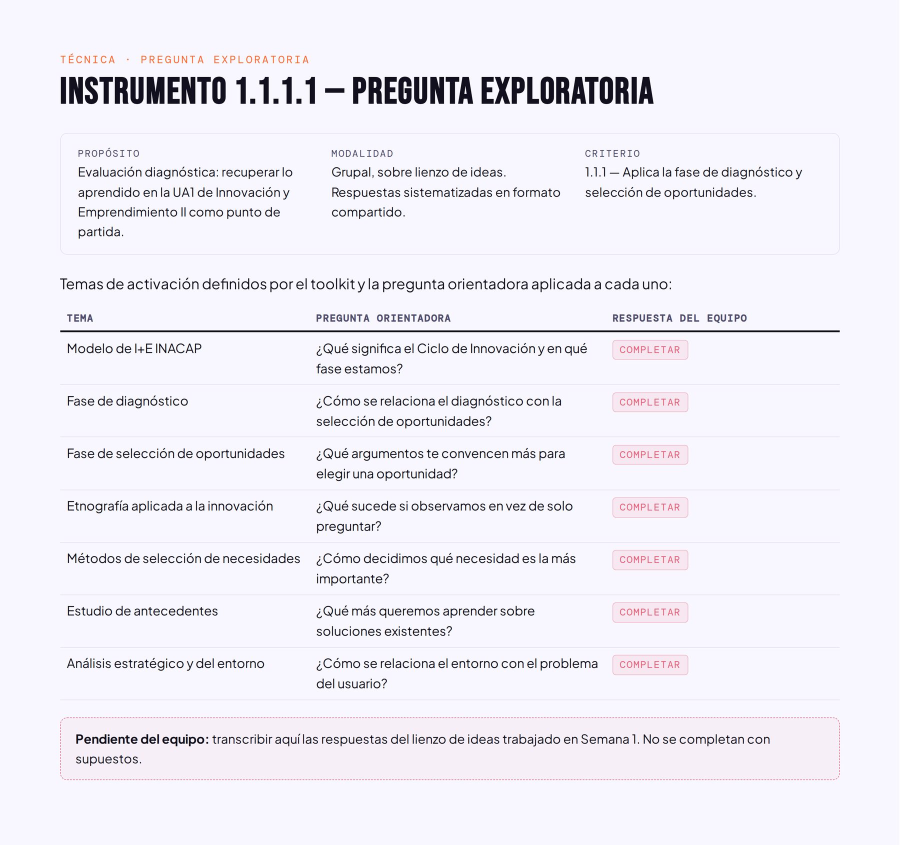
#> input picture unidad-4/tablero_toolkit/img/u1_01.jpg, 1800 x 1689 px (shown at 1/2 size); its folder holds 4 pictures in this run
$ python armar_tablero.py
#> lines starting #> are read from the running program, lines starting #| are printed output that depends on the picture
# Arma el tablero (tipo Whiteboard) con el recuento del toolkit FGIE03 U1–U4 alrededor del proyecto Copiloto Kine.
# Genera un JSON por elemento en ./elementos/ y la lista de lotes (≤ 50 escrituras) en ./lotes.json.
# Uso: python3 armar_tablero.py
import json
import os
from PIL import Image

HERE = os.path.dirname(os.path.abspath(__file__))
IMG = os.path.join(HERE, 'img')
OUT = os.path.join(HERE, 'elementos')
BLOB = {  # imagen local → id del asset subido al tablero
    'u1_01': '28d6084d8afb0a090cd350008c77c19f', 'u1_02': '7ad9ff8a249bcd172d4f96b0fff47886', 'u1_03': 'd6bc11e64eaf666d12b9aaf76ac56dbf',
    'u1_04': '50adb3531e2eea1f7f6b7ea891a37361', 'u1_05': '38c2fcb6c81458f307ce30ea97c4fee0', 'u1_06': '008cda733583654c137cf995ea8cc3cf',
    'u1_07': 'bd1a3441e007d278cf6a36bd0aa9885f', 'u1_08': '5840732dac0d1c3163cf0ba718432bfc', 'u1_09': '5d91675992a722d19d97e5900c98eca7',
    'u1_10': 'c722ef50d429b484f3eeda928b3bb31b', 'u1_11': '276205fe5e85d2411103de687d53c680', 'u1_12': 'ce8ab28d3263333709d05e8a28d81a90',
    'u1_13': '833715b363b1e0cf16b9f7b078970215', 'u1_14': 'fceb612ef5d3b667acca0c239012ec67', 'u1_15': '28a69ee309e045157a69645610283051',
    'u1_16': '5771909f53371f20e1346558b665d87d', 'u1_17': 'd33c242fb8b84c984e4ddcd9997b0714',
    'u2_43': '8acf707c828e15fb1b870e635387d658', 'u2_44': 'abb6d3661efe1b5446428de589cd47aa', 'u2_45': '0d929756ad3534d02e9b71bf03e751b3',
    'u2_46': 'a14fca2b95aefb08eedb20f1619d0dcc', 'u2_47': '665c3f82a8215d344dec3e1e8dde71cc', 'u2_48': '5ca7df4b57f9ec1d389a95a436a29042',
    'u2_49': '7bd3b9239fc1cc5d003cd2ca27eee26e', 'u2_50': 'ecd5a0b50dd51fe16ac55c6a0364cb31', 'u2_51': 'bafab70180dbaac33e52b89ce645bd4f',
    'u2_fichas': 'fb85dc1bedd38df8e38db23f3ddc8adc',
    'u3_00': '8c8842ce98656fa3e1303af47d4ec905', 'u3_01': 'c3b491032aa3c33af1d7da5f6c067e90', 'u3_02': '69d1d7653e374d534048ae15d42d1c6b',
    'u3_03': '7fa3af29692d5c459661e017ae872842', 'u3_04': '544e19d0df04ceb74c39b3a3090eb9ff', 'u3_05': '3e38cfcbb239a77eea3aa9d3dc609705',
    'u3_06': 'b5f30c2519659fc347640ddfce9cf104', 'u3_07': '3eeb108821faa705322bb115cc41451f', 'u3_08': 'b9eac95324c2f54739372ad82c78f41e',
    'u3_09': 'b813e846e376a972db50c64466373052', 'u3_10': 'ffcbef549d056cd062e12658c8df8939',
    'u4_form': 'afc442d82734777337ad430b0c85cc45', 'u4_guion': '34e87e13916139ec3e907e4c955ddc1a', 'u4_lean': '5c1f92f1be72aee76019a21ff3953693',
    'u4_pitch': '6936eff33fba0e4c08a44adba73ad69e', 'hub_app': 'd00a66ae8de6924bf48ca3c9234fbc27',
}
URL_PRO = 'https://copiloto-kine.vercel.app/profesional/'
URL_CLI = 'https://copiloto-kine.vercel.app/cliente/'

U1 = [('u1_01', '1.1.1.1 · Pregunta exploratoria (diagnóstica)'), ('u1_02', 'Guion de sondeo y card sorting'),
      ('u1_03', '1.1.2.1 A · Preparación entrevista a usuaria'), ('u1_04', '1.1.2.1 B · Pauta entrevista a Josselyn'),
      ('u1_05', '1.1.2.2 A · Preparación de la observación'), ('u1_06', '1.1.2.2 B · Pauta AEIOU'),
      ('u1_07', '1.1.2.3 A · Preparación entrevista a expertos'), ('u1_08', '1.1.2.3 B · Experta par: Catalina'),
      ('u1_09', '1.1.2.3 B · Experto financiero'), ('u1_10', '1.1.3.1 · Matriz PESTAL'),
      ('u1_11', '1.1.4.1 · Vaciado de hallazgos'), ('u1_12', '1.1.4.2 · Categorización de insights'),
      ('u1_13', '1.1.4.3 · Mapa de priorización'), ('u1_14', '1.1.5.1 A · Fichas de antecedentes'),
      ('u1_15', '1.1.5.1 B · Matriz de antecedentes'), ('u1_16', 'Redefinición del desafío'),
      ('u1_17', '1.1.6 · Oportunidades y trabajo futuro')]
U2 = [('u2_fichas', '2.1.2.1 A · Fichas de 10 referentes', 2), ('u2_43', '2.1.2.1 B · Matriz de referentes (1/2)'), ('u2_44', '2.1.2.1 B · Matriz de referentes (2/2)'),
      ('u2_45', '2.1.3.1 · Perfil de usuaria y requerimientos'), ('u2_46', '2.1.3.2 · Mapa de categorías'), ('u2_47', '2.1.3.3 · Mapa de jerarquías'),
      ('u2_48', '2.1.4.1 · Canvas brainstorming (60 ideas)'), ('u2_49', '2.1.4.2 · Mapa de clasificación de ideas'),
      ('u2_50', '2.1.4.3 · Panel de metáforas y atributos'), ('u2_51', '2.1.4.4 · Propuesta de valor y métricas claves')]
U3 = [('sqa', '3.1.1.1 · Tabla SQA (diagnóstica)'), ('u3_00', '3.1.2.1 · Storyboard con propuesta de valor (v1)'), ('u3_01', '3.1.2.3 · Ficha de testeo · ciclo 1 (uso y estética)'),
      ('u3_02', '3.1.2.4 · Matriz CDM · ciclo 1'), ('u3_03', '3.1.3.2 · Storyboard iterado (v2)'), ('u3_04', '3.1.3.4 · Ficha de testeo · ciclo 2 (técnico)'),
      ('u3_05', '3.1.2.4 · Matriz CDM · ciclo 2'), ('u3_06', '3.1.2.3 · Ficha de testeo · ciclo 3 (clienta y Sercotec)'), ('u3_07', '3.1.2.4 · Matriz CDM · ciclo 3'),
      ('u3_08', '3.1.3.2 · Storyboard iterado (v3)'), ('u3_09', '3.1.3.4 · Ficha de testeo · ciclo 4 (usuarias)'), ('u3_10', '3.1.4.1 · Matriz PESTAL profundizada')]
QQQ = [('Qué veo', ['Un prototipo v3 validado en 4 ciclos', 'Costos, precio y canales definidos', 'Interés de la clienta y de Sercotec']),
       ('Qué no veo', ['Cuántas kinesiólogas pagarían de verdad', 'La integración real con AgendaPro', 'Quién mantiene la app después del curso']),
       ('Qué infiero', ['Un piloto gratis es la mejor prueba de precio', 'El pitch debe partir por el dolor de Josselyn', 'Sercotec es canal de difusión y financiamiento'])]

E = {}   # id → elemento
N = [0]


def nid():
    N[0] += 1
    return f'e{N[0]}'


def add(el):
    i = nid(); E[i] = el
    return i


def size(name, w):
#> called with name = 'u1_01', w = 210
    im = Image.open(os.path.join(IMG, name + ('.png' if name == 'hub_app' else '.jpg')))
#> im is the input picture: PIL image 1800x1689 RGB; mean R, G, B 239.4, 237.4, 245.3
    return w, round(w * im.height / im.width)


def flow(items, x0, y0, maxw, gap=24, cap=46):
    """items: (w, h, draw(x, y)) → coloca en filas; devuelve (ancho, alto) usados."""
    x, y, rowh, used = x0, y0, 0, 0
    for w, h, draw in items:
        if x > x0 and x + w > x0 + maxw:
            x = x0; y += rowh + gap; rowh = 0
        draw(x, y)
        x += w + gap; rowh = max(rowh, h + cap); used = max(used, x - gap - x0)
    return used, y + rowh - y0


def img_item(name, caption, w):
    w, h = size(name, w)
#> w = 210; h = 197

    def draw(x, y):
        add({'type': 'image', 'x': x, 'y': y, 'w': w, 'h': h, 'src': f'/_blob/{BLOB[name]}'})
        add({'type': 'text', 'x': x, 'y': y + h + 8, 'text': caption, 'size': 'small', 'wrap': w})
    return (w, h, draw)


def section_items(unit):
    if unit == 1:
        return [img_item(n, c, 210) for n, c in U1]
#> call 2 of size, with name = 'u1_02', w = 210
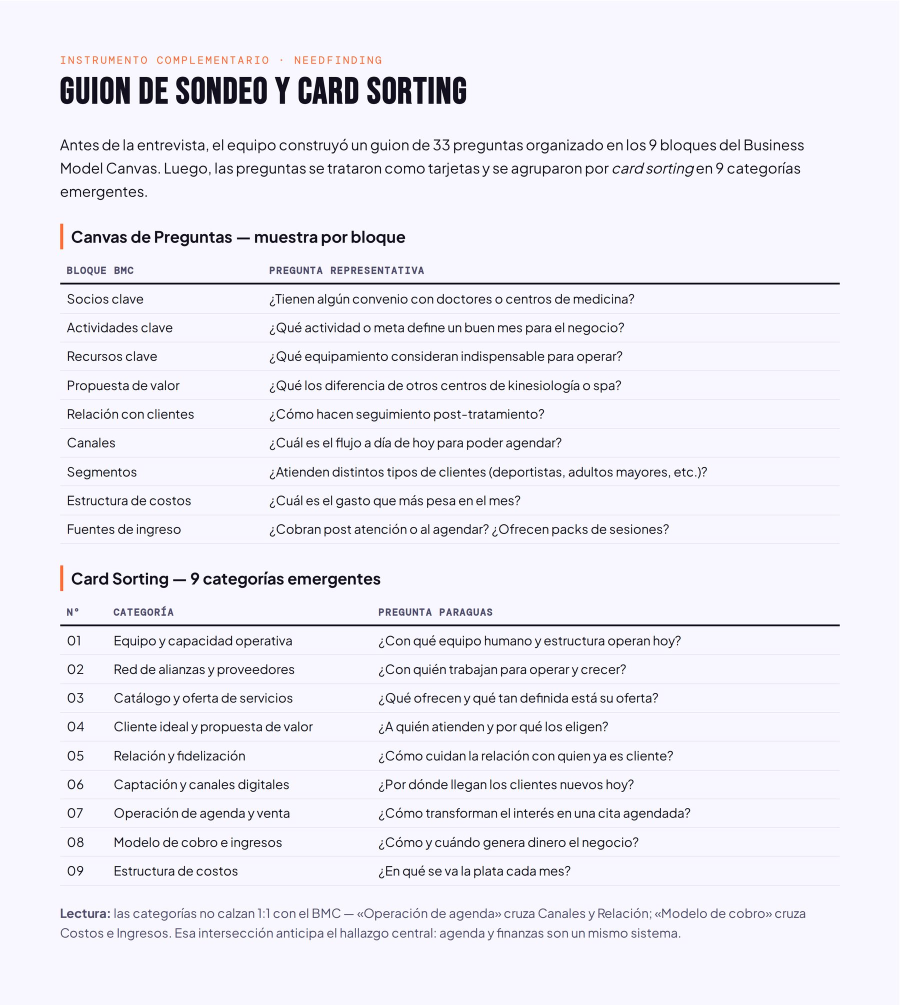
#> input picture unidad-4/tablero_toolkit/img/u1_02.jpg, 1800 x 2010 px (shown at 1/2 size)
#> in size, im is the input picture: PIL image 1800x2010 RGB; mean R, G, B 237.8, 236.6, 244.5
#> call 3 of size, with name = 'u1_03', w = 210
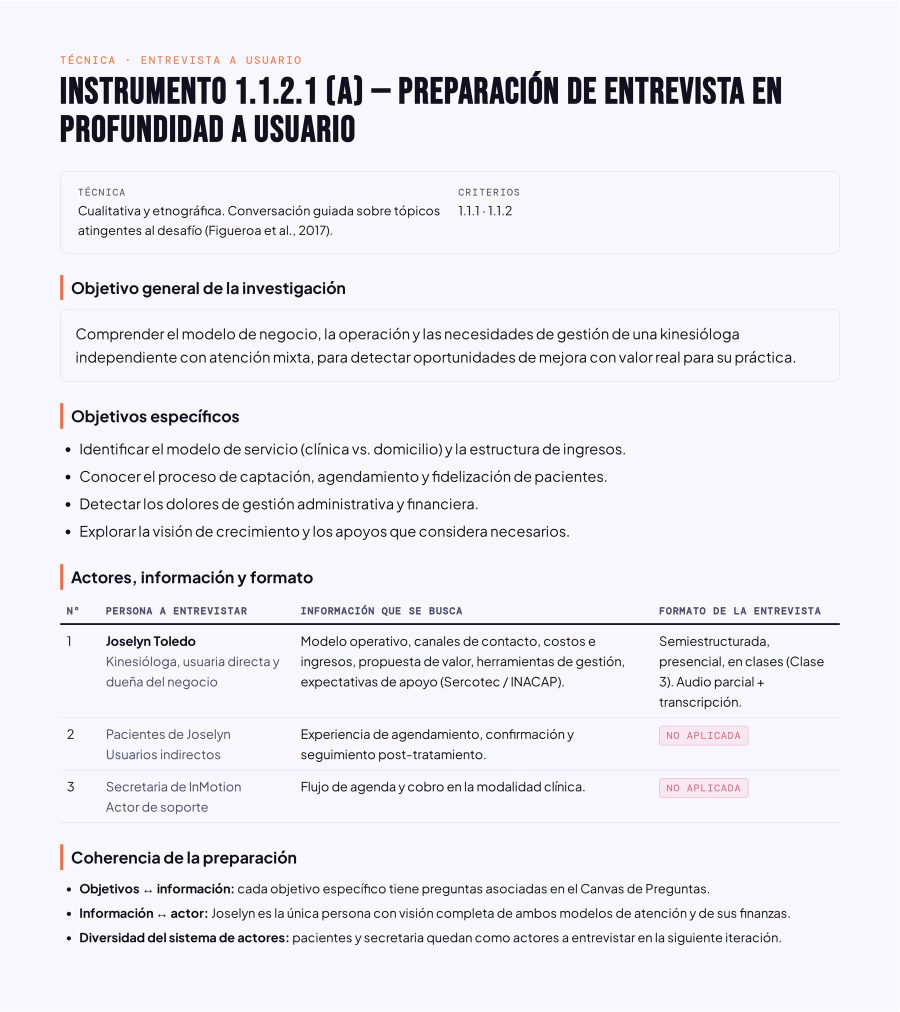
#> input picture unidad-4/tablero_toolkit/img/u1_03.jpg, 1800 x 2024 px (shown at 1/2 size)
#> in size, im is the input picture: PIL image 1800x2024 RGB; mean R, G, B 236.6, 235.3, 243.2
    if unit == 2:
        return [img_item(t[0], t[1], 684 if len(t) > 2 else 330) for t in U2]
    if unit == 3:
        out = []
        for n, c in U3:
            if n == 'sqa':
                def draw(x, y, c=c):
                    add({'type': 'table', 'x': x, 'y': y, 'size': 'small',
                         'cols': {'c1': {'at': 1, 'w': 70}, 'c2': {'at': 2, 'w': 260}},
                         'rows': {'r1': {'at': 1, 'c1': 'SQA', 'c2': 'Diagnóstico de la UA3'},
                                  'r2': {'at': 2, 'c1': 'Sé', 'c2': 'Prototipar en Figma y HTML'},
                                  'r3': {'at': 3, 'c1': 'Quiero', 'c2': 'Testear sin datos reales'},
                                  'r4': {'at': 4, 'c1': 'Aprendí', 'c2': 'Medir tareas, no opiniones'}}})
                    add({'type': 'text', 'x': x, 'y': y + 186, 'text': c, 'size': 'small', 'wrap': 330})
                out.append((330, 178, draw))
            else:
                out.append(img_item(n, c, 330 if n != 'u3_10' else 160))
        return out
    # unidad 4
    out = []

    def qqq(x, y):
        add({'type': 'text', 'x': x, 'y': y, 'text': '4.1.1.1 · Qué veo, qué no veo, qué infiero (diagnóstica)', 'size': 'body'})
        for k, (t, items) in enumerate(QQQ):
            cx = x + k * 228
            add({'type': 'text', 'x': cx, 'y': y + 36, 'text': f'**{t}**', 'size': 'body'})
            for j, it in enumerate(items):
                add({'type': 'shape', 'kind': 'rounded', 'x': cx, 'y': y + 70 + j * 104, 'w': 212, 'h': 92, 'color': 'white', 'stroke': 'ink', 'size': 'small', 'text': it})
    out.append((680, 380, qqq))
    out.append(img_item('u4_lean', '4.1.2.1 · Lean Canvas', 680))
    out.append(img_item('u4_guion', '4.1.3.2 · Guion del pitch', 520))
    out.append(img_item('u4_form', '4.1.3.1 · Formulario de postulación a fondo', 240))
    out.append(img_item('u4_pitch', 'Presentación del pitch (entregable final)', 560))
    return out


TITLES = {1: 'U1 · Diagnóstico y selección de oportunidades', 2: 'U2 · Ideación de propuestas',
          3: 'U3 · Prototipado y testeo', 4: 'U4 · Propuesta de valor y difusión'}
COLORS = {1: 'blue', 2: 'purple', 3: 'green', 4: 'peach'}
PAD, MAXW = 24, 1400


def build():
    # medir cada sección en un origen de prueba para conocer su alto
    dims = {}
    for u in (1, 2, 3, 4):
        saved = dict(E); n0 = N[0]
        dims[u] = flow(section_items(u), 0, 0, MAXW)
        E.clear(); E.update(saved); N[0] = n0
    W = MAXW + 2 * PAD
    top_h = max(dims[1][1], dims[2][1]) + 2 * PAD
    bot_h = max(dims[3][1], dims[4][1]) + 2 * PAD
    gap_x, band = 60, 260
    pos = {1: (-W - gap_x, -band - top_h, top_h), 2: (gap_x, -band - top_h, top_h), 3: (gap_x, band, bot_h), 4: (-W - gap_x, band, bot_h)}
    # título
    add({'type': 'text', 'x': -W - gap_x, 'y': -band - top_h - 210, 'text': 'Toolkit Copiloto Kine', 'size': 'title'})
    add({'type': 'text', 'x': -W - gap_x, 'y': -band - top_h - 140, 'text': 'Cuatro unidades del Ciclo de Innovación INACAP, un mismo proyecto', 'size': 'large'})
    sec = {}
    for u in (1, 2, 3, 4):
        x, y, h = pos[u]
        sec[u] = add({'type': 'container', 'x': x, 'y': y, 'w': W, 'h': h, 'text': TITLES[u], 'color': COLORS[u]})
        flow(section_items(u), x + PAD, y + PAD, MAXW)
    # centro: el proyecto
    hub_w, hub_h = 1100, 400
    hx, hy = -hub_w // 2, -hub_h // 2
    hub = add({'type': 'shape', 'kind': 'rounded', 'x': hx, 'y': hy, 'w': hub_w, 'h': hub_h, 'color': 'white', 'stroke': 'terracotta', 'text': ''})
    pw, ph = size('hub_app', 170)
    add({'type': 'image', 'x': hx + 30, 'y': hy + (hub_h - ph) // 2, 'w': pw, 'h': ph, 'src': f'/_blob/{BLOB["hub_app"]}'})
    tx = hx + 30 + pw + 36
    add({'type': 'text', 'x': tx, 'y': hy + 28, 'text': 'Copiloto Kine', 'size': 'large', 'color': 'terracotta'})
    add({'type': 'text', 'x': tx, 'y': hy + 76, 'wrap': hub_w - (tx - hx) - 30, 'size': 'body',
         'text': ('**Sabe cuánto ganas y qué te conviene, sin anotar nada de noche.**\n'
                  'App web que convierte cada atención de una kinesióloga independiente en ganancia real y por hora, contando el tiempo de viaje.\n'
                  'Caso: Josselyn Toledo, kinesióloga de San Fernando (InMotion, domicilios, piscina y gimnasio).\n'
                  'Equipo: Francisco Ahumada, Claudia Cifuentes, Néstor Rivera y Benjamín Vera Yáñez · Diseño Digital, INACAP Rancagua · Prof. Roberto Escobar Donoso.\n\n'
                  f'- [Prototipo · vista profesional]({URL_PRO})\n- [Prototipo · vista cliente (paciente)]({URL_CLI})')})
    # flechas del ciclo
    add({'type': 'arrow', 'from': sec[1], 'to': sec[2], 'fromSide': 'right', 'toSide': 'left'})
    add({'type': 'arrow', 'from': sec[2], 'to': sec[3], 'fromSide': 'bottom', 'toSide': 'top'})
    add({'type': 'arrow', 'from': sec[3], 'to': sec[4], 'fromSide': 'left', 'toSide': 'right'})
    add({'type': 'arrow', 'from': sec[4], 'to': sec[1], 'fromSide': 'top', 'toSide': 'bottom'})
    return hub


def main():
    build()
    os.makedirs(OUT, exist_ok=True)
    for f in os.listdir(OUT):
        os.remove(os.path.join(OUT, f))
    # orden: secciones atrás, luego el bloque central, luego el resto
    ids = list(E)
    order = [i for i in ids if E[i]['type'] == 'container'] + [i for i in ids if E[i]['type'] == 'shape' and E[i].get('stroke') == 'terracotta'] \
        + [i for i in ids if E[i]['type'] != 'container' and not (E[i]['type'] == 'shape' and E[i].get('stroke') == 'terracotta')]
    writes = []
    meta = {'v': 1, 'title': 'Toolkit Copiloto Kine', 'order': order}
    json.dump(meta, open(os.path.join(OUT, 'meta.json'), 'w'), ensure_ascii=False)
    for i in order:
        p = os.path.join(OUT, f'{i}.json')
        json.dump(E[i], open(p, 'w'), ensure_ascii=False)
        writes.append({'op': 'set', 'collection': 'elements', 'doc_id': i, 'file_path': p})
    writes = [{'op': 'set', 'collection': 'board', 'doc_id': 'meta', 'file_path': os.path.join(OUT, 'meta.json')}] + writes
    lotes = [writes[k:k + 50] for k in range(0, len(writes), 50)]
    json.dump(lotes, open(os.path.join(HERE, 'lotes.json'), 'w'), ensure_ascii=False, indent=0)
    xs = [e.get('x', 0) for e in E.values() if 'x' in e]; ys = [e.get('y', 0) for e in E.values() if 'y' in e]
    print(len(E), 'elementos ·', len(lotes), 'lotes · x', min(xs), max(xs), '· y', min(ys), max(ys))


if __name__ == '__main__':
#> (the run stopped early here; a loop or call above may not have finished)
